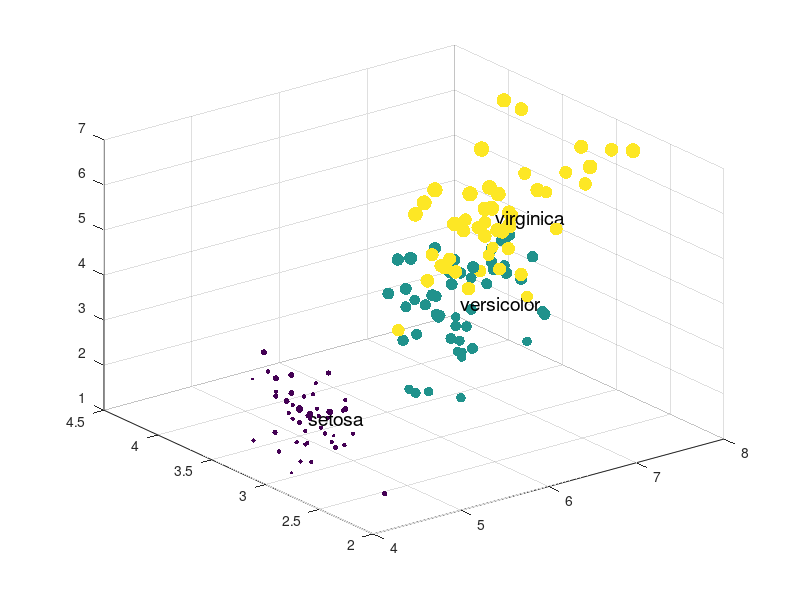

Reproduce this figure in MATLAB. (Note: this script raises an error after producing the figure.)
%%%%%%%%%%%%%%%%%%%%%%%%%%%%%%%%%%%%%%%%%%%%%%%%%
%% Visualizacion de datos por medio de una pca %%
% Programacion de un script que realiza una pca sobre unos datos de entrada
% Este script realiza la lectura de un fichero de datos y realiza una pca,
% la seleccion del numero de variables se realizara o bien de forma
% automatica o se insertara por codigo.

%% Parametros
% Seleccion del numero de componentes principales.
k = 2; % k no puede ser 0

% Carga de los datos
load('datos_iris.mat');

%% Ploteo de los datos originales

% Se crea un scatter de los datos en 3D en el cual la posicion es
% indiciativa de las tres primeras propiedades de la flor, el tama?o del
% punto de la cuarta propiedad y el color de la clase.
figure()
for i=1:length(tiposIris)
    % Se aisla cada grupo de datos
    datos_in = X(Y==i, :);
    % Se a?ade al scatter cada grupo de datos
    scatter3(datos_in(:,1), datos_in(:,2), datos_in(:,3), (datos_in(:,4)*50), Y(Y==i), 'filled');
    % Se marca con un texto el tipo de planta de cada grupo
    text(mean(datos_in(:,1)), mean(datos_in(:,2)), mean(datos_in(:,3)), tiposIris(i), 'FontSize', 14);
    hold on
end

%% Programa de la PCA
% En ese apartado se programara la PCA de acuerdo al algortimo visto en
% clase.

% 1. Normalizacion de los datos. La normalizacion consistira en la
% tipificacion: restar a cada variable la media de esa variable en todos 
% los vectores de caracteristicas (en este caso: la media de toda la columa 
% correspondiente) y dividirla entre la desviacion tipica de esa variable
% en todos los vectores de caracteristicas
% ====================== YOUR CODE HERE ======================
% Se calculan media y desviacion de los datos 
desviacion = std(X); 
media = mean(X);

X = (X - media)./desviacion;
% ============================================================

% 2. Calculo de la matriz de covarianza
% ====================== YOUR CODE HERE ======================
matriz_cov = cov(X);
% ============================================================

% 3. Obtencion de los autovalores y autovectores de la matriz de
% covarianza de los datos.
% ====================== YOUR CODE HERE ======================
V = eig(matriz_cov);
% ============================================================

% 4. Ordenacion de los autovectores en funcion de sus valores singulares
% asociados de mayor a menor. 
% ====================== YOUR CODE HERE ======================
autoVectoresOrdenados = sort(V, 'descend');
% ============================================================


% 5. Crear la matriz de componentes principales
% Seleccionar los k primeros autovectores (despues de ordenarlos en el
% paso 4)
% ====================== YOUR CODE HERE ======================
matrizCompPrinc = zeros(1, length(autoVectoresOrdenados));
for i=1:k
    matrizCompPrinc(i) = autoVectoresOrdenados(i);
end
% ============================================================

% 6. Obtenemos los nuevos datos
% Es lo mismo que multiplicar la matriz de componentes principales por 
% la de los datos para obtener los valores con las nuevas corrdenadas.
% ====================== YOUR CODE HERE ======================
matrizCompPrinc = diag(matrizCompPrinc); %Se convierte de vector a matriz para poder multiplicarlo
DatosPCASol = X * matrizCompPrinc;
% ============================================================

%% Ploteo del resultado de la PCA cuando k = 2
% Se va a crear un subplot para cada variable, la posicion de los puntos
% se determina por medio de las coordenadas PCA, el radio del punto va
% a depender en cada caso de una de las variables originales.
if(k==2)
    figure();
    % Recorremos los subplots para plotear en cada uno una cosa
    for i=1:length(tiposIris)
        index = Y==i;
        % Ploteamos los datos como puntos
        scatter(DatosPCASol(index,1), DatosPCASol(index,2), X_noNorm(index,4)*50, Y(Y==i),'filled');
        % A?adimos el texto correspondiente a cada grupo
        text(mean(DatosPCASol(index,1)), mean(DatosPCASol(index,2)), tiposIris(i), 'FontSize', 14);
        hold on
    end    
end
